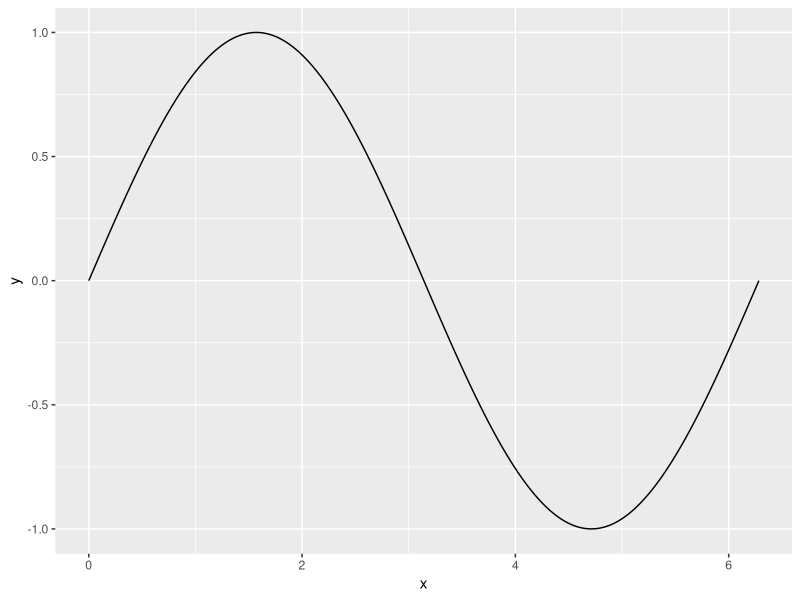

Write R code to recreate this figure.
library(tidyverse)

division = 100


x_val = seq(0,2*pi, pi/division)
sin_y_val = sin(x_val)

#data = data.frame(x = x_val,y = sin_y_val)
data = tibble(x = x_val,y = sin_y_val)




g = ggplot(data, aes(x = x, y = y)) +
  geom_line()

print(g)